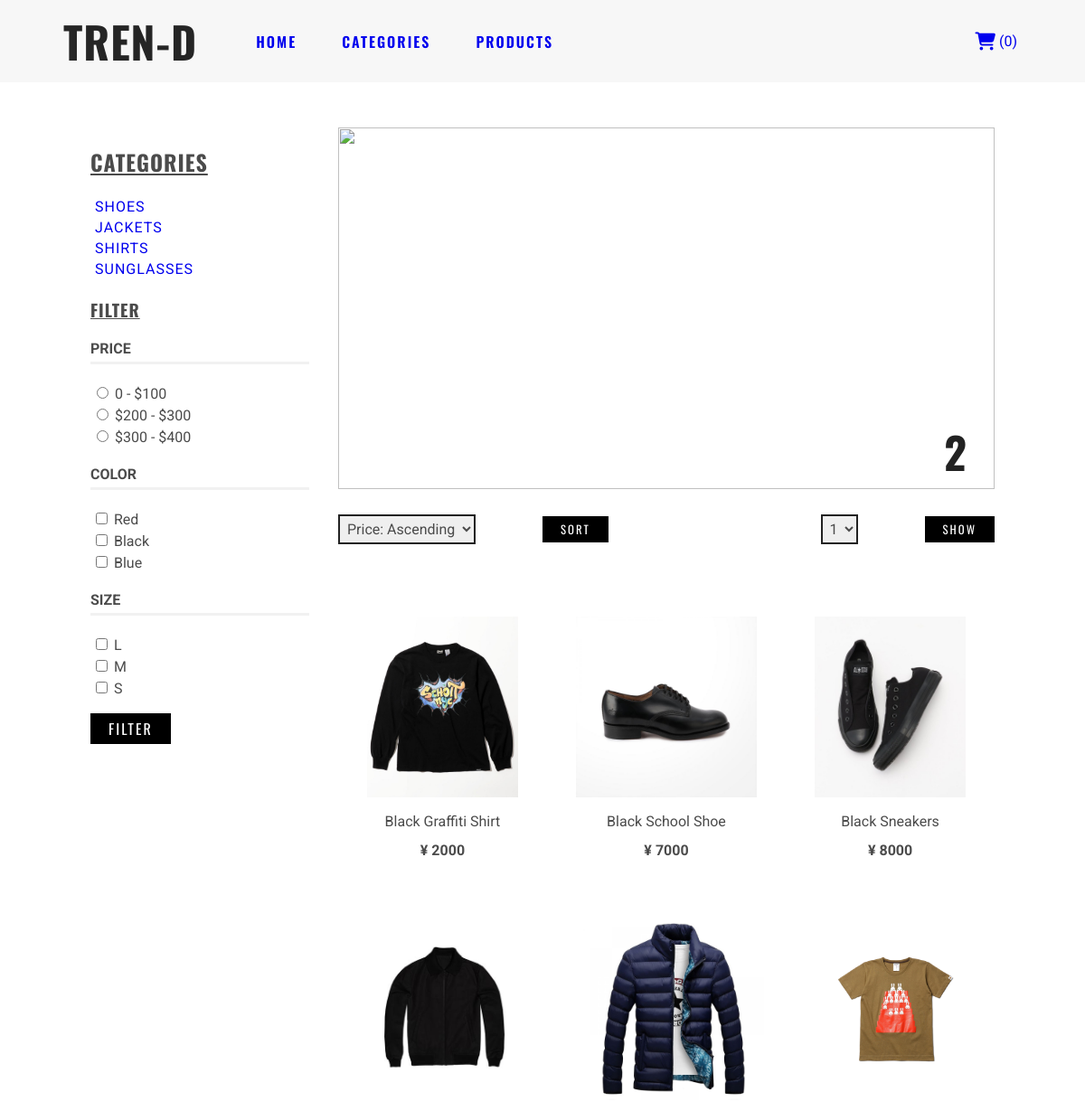
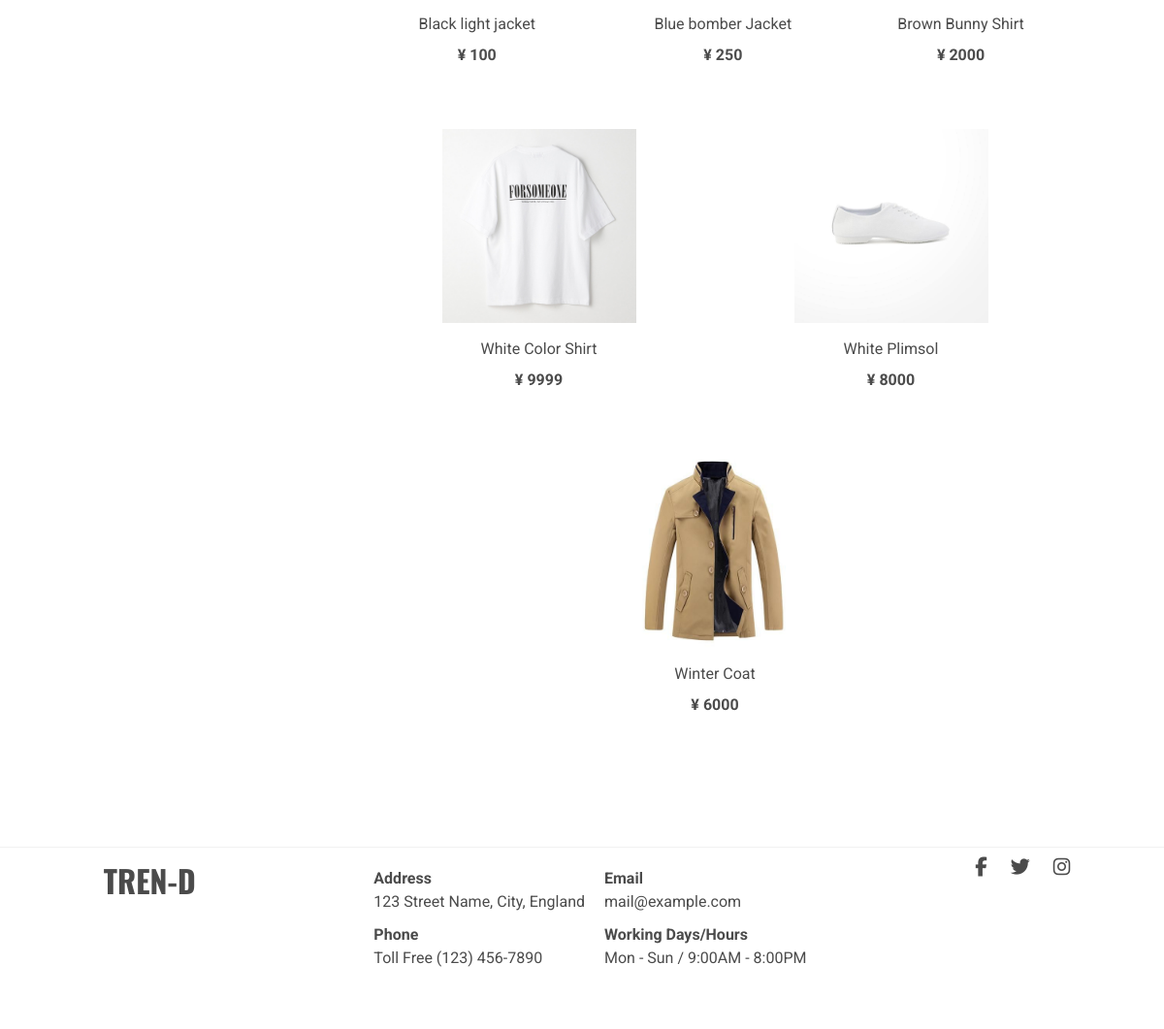
Screenshot of /search/2 with the database file from the repository (2 pictures, top to bottom).
### app/models.py (models this page shows, shortened)
class Category(db.Model):
    id = db.Column(db.Integer, primary_key=True)
    name = db.Column(db.String(50))
    image = db.Column(db.String(50))
    product_list = db.relationship('Product', backref="product_category", lazy=True)

class Product(db.Model):
    id = db.Column(db.Integer, primary_key=True)
    name = db.Column(db.String(50))
    category = db.Column(db.Integer, db.ForeignKey('category.id'))
    size =db.Column(db.String(1))
    color = db.Column(db.String(10))
    stock = db.Column(db.Integer)
    description = db.Column(db.String(100), nullable=True)
    price = db.Column(db.Integer)
    available = db.Column(db.Boolean)
    created = db.Column(db.DateTime, default=datetime.datetime.utcnow)
    updated = db.Column(db.DateTime, nullable=True)
    image_url = db.Column(db.String(50))
    item = db.relationship('CartItem', backref="product", lazy=True)

### app/routes.py (the view)
@app.route('/search', defaults={'category': None})
@app.route('/search/<string:category>')
def search(category):
    query = request.args
    search_results = None
    category_types = [category_entry.name for category_entry in Category.query.all()]
    category_search = Category.query.filter_by(name=category).first()
    url_kwargs = {}
    page = request.args.get('page', 1, type=int)
    if request.args.get('show'):
        session['search'] = request.args.get('show', type=int)
    if request.args.get('sort'):
        session['sort'] = request.args.get('sort', type=str)
    search = SearchItems(['price', 'size', 'color'], category_search, query, page)
    if 'sort' in session:
        search_results = search.get_sorted_results(session['sort'])
    else:
        search_results = search.get_results()
    url_kwargs = search.get_url_kwargs()
    form = SearchForm()
    url_prev = url_for('search', page=search_results.prev_num, category=category, **url_kwargs) if search_results.has_prev else None
    url_next = url_for('search', page=search_results.next_num, category=category, **url_kwargs) if search_results.has_next else None
    return render_template('search.html',
                            search_results=search_results.items,
                            category=category,
                            category_types=category_types,
                            form=form,
                            url_next=url_next,
                            url_prev=url_prev
                        )

### app/forms.py
class SearchForm(FlaskForm):
    price = RadioField('Price', choices=[('100', '0 - $100'), ('200', '$200 - $300'), ('300', '$300 - $400')])
    color = MultiCheckboxField('Color', choices=[('red', 'Red'), ('black', 'Black'), ('blue', 'Blue')])
    size = MultiCheckboxField('Size', choices=[('L', 'L'), ('M', 'M'), ('S', 'S')])

### app/__init__.py (called while the page is built)
@app.context_processor
def cart_l():
    return dict(cart_l=cart_length)

### app/routes.py (called while the page is built)
def cart_length():
    return len(session['cart']) if 'cart' in session else 0

### app/search.py (called while the page is built, shortened)
    def filter(self):
        filtered_results = None
        for v in self.filter_list:
            if v == 'price' and self.query.getlist(v):
                price = int(self.query.getlist(v)[0])
                filtered_results = Product.query.filter(Product.price.between((price - 100), price))
                if self.category:
                    filtered_results = filtered_results.filter_by(product_category=self.category)
            self.url_kwargs[v] = self.query.getlist(v)
        if filtered_results:
            return filtered_results
        elif filtered_results is None and self.category:
            return Product.query.filter_by(product_category=self.category)
        else:
            return Product.query

    def get_url_kwargs(self):
        return self.url_kwargs

    def get_results(self, sorted_results=None):
        results = sorted_results if sorted_results else self.filter()
        return results.group_by(Product.name).paginate(self.page, self.show_num_pages, False)

### app/templates/search.html (shortened to what this page needs)
{% extends 'base.html' %}
{% block content %}
<section id="search">
    <div class="grid-container">
        <div class="search-bar">
            <h2>categories</h2>
            <ul class="search-list">
                {% for category in category_types %}
                <li class="search-item"><a href="{{ url_for('search', category=category) }}">{{ category|title }}</a></li>
                {% endfor %}
            </ul>
            <h3>filter</h3>
            <form class="search-form">
                <h4>price</h4>
                {{ form.price }}
                <h4>color</h4>
                {{ form.color }}
                <h4>size</h4>
                {{ form.size }}
                <input type="submit" value="filter" class="btn-1">
            </form>
        </div>
        <div class="main-content">
            <div class="search-image">
                {% if category %}
                <img src="{{ url_for('static', filename='images/search/' + category + '.jfif')}}" alt="">
                <h1 class="search-image header">{{ category|upper }}</h1>
                {% else %}
                <h1 class="search-image all-header">All Products</h1>
                {% endif %}
            </div>
            <div class="sort-container">
                <form>
                    <select name="sort" id="sort">
                        <option value="asc">Price: Ascending</option>
                    </select>
                    <input type="submit" value="sort" class="btn-1">
                </form>
                <form>
                    <select name="show" id="show">
                        <option value="1">1</option>
                    </select>
                    <input type="submit" value="show" class="btn-1">
                </form>
            </div>
            <div class="search-results">
                {% for item in search_results %}
                <div class="search-result-item">
                    <a href="{{ url_for('product', id=item.id) }}">
                        <img src="{{ url_for('static', filename=item.image_url) }}" alt="">
                    </a>
                    <p>{{ item.name }}</p>
                    <h4>¥ {{ item.price }}</h4>
                </div>
                {% else %}
                <div class="search-result-item"><strong>No Results Found</strong></div>
                {% endfor %}
            </div>
        </div>
    </div>
</section>
{% endblock %}

### app/static/css/style.css (style rules this page uses)
:root { --light-border-color: rgba(228, 228, 228, 0.5); }
html { box-sizing: border-box; }
*, *::before, *::after { box-sizing: inherit; }
body, h1, h2, h3, h4, h5, h6, ul, ol, li, p, pre, blockquote, figure, hr { margin: 0; padding: 0; }
h2,h3 { font-family: 'Oswald', sans-serif; letter-spacing: 1px; }
ul { list-style: none; }
body { font-family: 'Roboto', sans-serif; color: rgb(75, 75, 75); }
a { text-decoration: none; }
input, textarea, select, button { color: inherit; font: inherit; letter-spacing: inherit; }
select { border: 1px solid rgba(92, 92, 92, 0.2); margin-right: 50px; padding: 8px; }
.btn-1 { text-transform: uppercase; margin-top: 1rem; background: black; border: 0; }
#search .grid-container { display: grid; grid-template-columns: 1fr 3fr; grid-gap: 2rem; margin: 50px 100px; }
#search .search-bar h2, #search .search-bar h3 { margin: 20px 0; text-transform: uppercase; text-decoration: underline; }
#search .search-bar h3, #search .search-bar h4 { margin: 20px 0; text-transform: uppercase; }
#search .search-bar h4 { padding-bottom: 5px; border-bottom: 3px solid var(--light-border-color); }
#search .search-list { margin: 20px 0; }
#search .search-form li { padding: 2px; }
#search .search-list .search-item { text-transform: uppercase; letter-spacing: 1px; padding: 2px 5px; }
#search .btn-1 { color: #fff; padding: 5px 20px; font-family: 'Oswald', sans-serif; letter-spacing: 2px; cursor: pointer; }
#search .search-image { position: relative; }
#search .search-image img { height: 400px; width: 100% }
#search .search-image.header { position: absolute; font-size: 3rem; color: #222222; font-weight: 900; font-family: 'Oswald', sans-serif; letter-spacing: 1px; bottom: 0; right: 0; transform: translate(-30px, -10px); }
#search .search-results { margin-top: 50px; display: flex; flex-wrap: wrap; justify-content: space-around; }
#search .search-result-item img { height: 200px; }
#search .search-result-item { margin: 30px 30px; line-height: 2; text-align: center; }
#search .sort-container { display: flex; justify-content: space-between; align-items: center; margin: 10px 0; }
#search .sort-container .btn-1 { font-size: 0.8rem; margin-left: 20px; }
#search .sort-container select { padding: 0.25rem; border: 2px solid #222222; }

### rows the page displays
Category: name "SHOES"
Category: name "JACKETS"
Category: name "SHIRTS"
Category: name "SUNGLASSES"
Product: image_url (picture), name "Black Graffiti Shirt", price "2000"
Product: image_url (picture), name "Black School Shoe", price "7000"
Product: image_url (picture), name "Black Sneakers", price "8000"
Product: image_url (picture), name "Black light jacket", price "100"
Product: image_url (picture), name "Blue bomber Jacket", price "250"
Product: image_url (picture), name "Brown Bunny Shirt", price "2000"
Product: image_url (picture), name "White Color Shirt", price "9999"
Product: image_url (picture), name "White Plimsol", price "8000"
Product: image_url (picture), name "Winter Coat", price "6000"

### other values shown
{{ cart_l() }} "0"
{{ category|upper }} "2"
